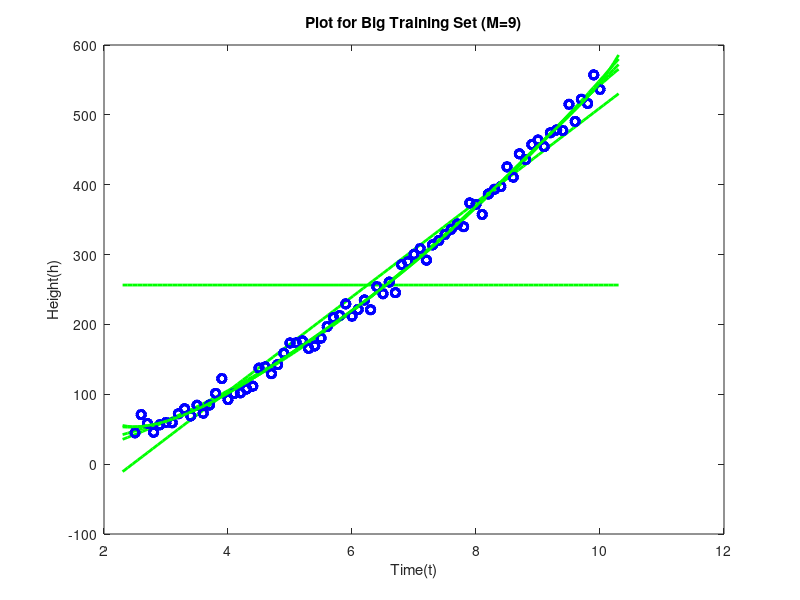

Here is the MATLAB script that generated this plot:
time_big=importdata('time_big.txt');
height_big=importdata('height_big.txt');

p0=polyfit(time_big,height_big,0);
p1=polyfit(time_big,height_big,1);
p2=polyfit(time_big,height_big,2);
p3=polyfit(time_big,height_big,3);
p5=polyfit(time_big,height_big,5);
p9=polyfit(time_big,height_big,9);
x=linspace(2.3,10.3);
f0=polyval(p0,x);
f1=polyval(p1,x);
f2=polyval(p2,x);
f3=polyval(p3,x);
f5=polyval(p5,x);
f9=polyval(p9,x);

p=plot(time_big,height_big,'o');
hold on
q=plot(x,f0);
xlabel('Time(t)');
ylabel('Height(h)');
title('Plot for Big Training Set (M=0)');
set(p,'Color','blue','LineWidth',2);
set(q,'Color','green','LineWidth',2);

p=plot(time_big,height_big,'o');
hold on
q=plot(x,f1);
xlabel('Time(t)');
ylabel('Height(h)');
title('Plot for Big Training Set (M=1)');
set(p,'Color','blue','LineWidth',2);
set(q,'Color','green','LineWidth',2);

p=plot(time_big,height_big,'o');
hold on
q=plot(x,f2);
xlabel('Time(t)');
ylabel('Height(h)');
title('Plot for Big Training Set (M=2)');
set(p,'Color','blue','LineWidth',2);
set(q,'Color','green','LineWidth',2);

p=plot(time_big,height_big,'o');
hold on
q=plot(x,f3);
xlabel('Time(t)');
ylabel('Height(h)');
title('Plot for Big Training Set (M=3)');
set(p,'Color','blue','LineWidth',2);
set(q,'Color','green','LineWidth',2);

p=plot(time_big,height_big,'o');
hold on
q=plot(x,f5);
xlabel('Time(t)');
ylabel('Height(h)');
title('Plot for Big Training Set (M=5)');
set(p,'Color','blue','LineWidth',2);
set(q,'Color','green','LineWidth',2);

p=plot(time_big,height_big,'o');
hold on
q=plot(x,f9);
xlabel('Time(t)');
ylabel('Height(h)');
title('Plot for Big Training Set (M=9)');
set(p,'Color','blue','LineWidth',2);
set(q,'Color','green','LineWidth',2);